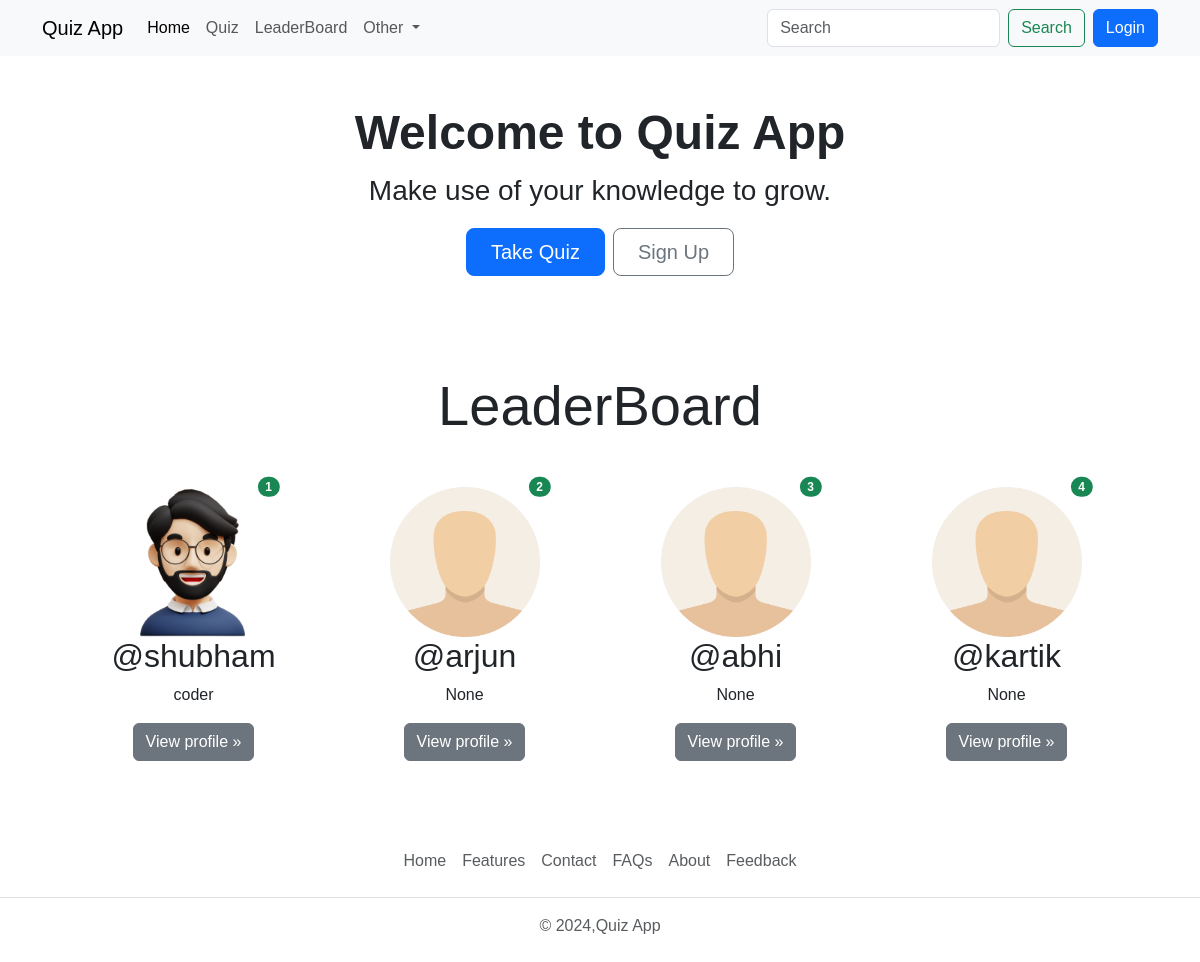
The page / on the database its author committed.
### quiz/models.py (models this page shows, shortened)
class UserRank(models.Model):
    user = models.OneToOneField(User,on_delete=models.CASCADE)
    rank = models.IntegerField(null=True,blank=True)
    total_score = models.IntegerField(null=True,blank=True)

### account/models.py (models this page shows, shortened)
class Profile(models.Model):
    user = models.OneToOneField(User, on_delete=models.CASCADE,null=True, verbose_name='User Object')
    bio = models.TextField(blank=True, null=True)
    profile_img = models.ImageField(upload_to='profile_images',default='user.png',blank=True,null=True, verbose_name='Profile Pic')
    location = models.CharField(max_length=100,null=True,blank=True)
    GENDER = (
        ('Male','Male'),
        ('Female','Female'),
        ('Other','Other'),
    )
    gender = models.CharField(max_length=6,choices=GENDER,blank=True,null=True)

### base/views.py (the view)
# urls.py: path('',views.home, name='home'),
def home(request):
    leaderboard_users = UserRank.objects.order_by('rank')[:4]
    if request.user.is_authenticated:
        user_object = User.objects.get(username=request.user)
        user_profile = Profile.objects.get(user=user_object)
        context={"user_profile":user_profile,"leaderboard_users":leaderboard_users}
    else:
        context = {"leaderboard_users":leaderboard_users}
    return render(request,'welcome.html',context)

### templates/welcome.html
{% extends "index.html" %}
{% load static %}
{% block content %}
<div class="container text-center my-5">
    <h1 class="display-5 fw-bold my-2">Welcome to Quiz App</h1>
    <p class="fs-3">Make use of your knowledge to grow.</p>
    <div class="d-inline-flex gap-2 mb-5">
      <a href="{% url 'all_quiz' %}" class="d-inline-flex align-items-center btn btn-primary btn-lg px-4" type="button">
        Take Quiz
      </a>
      {% if not request.user.is_authenticated %}
        <a href="{% url 'register' %}" class="btn btn-outline-secondary btn-lg px-4" type="button">
          Sign Up
        </a>
      {% endif %}
    </div>
  </div>
  <div class="container text-center">
    <h1 class="display-4 my-5">LeaderBoard</h1>
    <div class="row row-cols-sm-1 row-cols-md-2 row-cols-lg-3 row-cols-xl-4 mx-3">
      {% if leaderboard_users|length == 0 %}
      <div class="col-lg-4 position-relative mb-4">
        <h4 class="text-center text-danger">No user available on leaderboard</h4>
      </div>
      {% else %}
      {% for rank in leaderboard_users %}
      <div class="col-lg-4 position-relative mb-4">
        <img src="{{rank.user.profile.profile_img.url}}" alt="user_profile" width="150" height="150">
        <span class="position-absolute top-0 start-90 translate-middle badge rounded-pill bg-success">
          {{forloop.counter}}
        </span>
        <h2 class="fw-normal">@{{rank.user.username}}</h2>
        <p>{{rank.user.profile.bio|truncatewords:5}}</p>
        <p><a class="btn btn-secondary" href="{% url 'profile' rank.user.username %}">View profile »</a></p>
      </div>
      {% endfor %}
      {% endif %}
    </div>
  </div>
{% endblock content %}

### templates/index.html (shortened to what this page needs)
{% load static %}
<!DOCTYPE html>
<html>
  <head lang="en">
    <link href="https://cdn.jsdelivr.net/npm/bootstrap@5.3.3/dist/css/bootstrap.min.css" rel="stylesheet">
    <link rel="stylesheet" href="https://cdnjs.cloudflare.com/ajax/libs/bootstrap-icons/1.11.3/font/bootstrap-icons.min.css">
    <link rel="stylesheet" href="{% static 'css/style.css' %}">
  </head>
  <body>
    {% include "components/navbar.html" %}
      {% block content %}
      {% endblock content %}
    {% include "components/footer.html" %}
  </body>
</html>

### templates/components/navbar.html (shortened to what this page needs)
<nav class="navbar navbar-expand-lg bg-body-tertiary d-lg-block d-none">
    <div class="container">
        <a class="navbar-brand" href="{% url 'home' %}">Quiz App</a>
        <div class="collapse navbar-collapse" id="navbarScroll">
          <ul class="navbar-nav me-auto my-2 my-lg-0 navbar-nav-scroll" style="--bs-scroll-height: 100px;">
            <li class="nav-item">
              <a class="nav-link active" aria-current="page" href="{% url 'home' %}">Home</a>
            </li>
            <li class="nav-item">
              <a class="nav-link" href="{% url 'all_quiz' %}">Quiz</a>
            </li>
            <li class="nav-item">
              <a class="nav-link" href="{% url 'leaderboard' %}">LeaderBoard</a>
            </li>
            <li class="nav-item dropdown">
              <a class="nav-link dropdown-toggle" href="#" role="button" data-bs-toggle="dropdown" aria-expanded="false">
                Other
              </a>
            </li>
          </ul>
          <form class="d-flex" role="search">
            <input class="form-control me-2" type="search" placeholder="Search" aria-label="Search">
            <button class="btn btn-outline-success" type="submit">Search</button>
            {% if request.user.is_authenticated %}
            <a href="{% url 'profile' request.user.username %}" data-bs-toggle="tooltip" data-bs-placement="bottom" data-bs-title="@{{request.user.username}}" class="mx-2">
              <img src="{{user_profile.profile_img.url}}" class="rounded-circle" alt="profile_image" width="40" height="40">
            </a>
            <a href="{% url 'logout' %}" class="btn btn-primary">Logout</a>
            {% else %}
            <a href="{% url 'login' %}" class="btn btn-primary ms-2">Login</a>
            {% endif %}
          </form>
        </div>
    </div>
</nav>

### templates/components/footer.html
<footer class="py-3 my-4">
    <ul class="nav justify-content-center border-bottom pb-3 mb-3">
      <li class="nav-item"><a href="{% url 'home' %}" class="nav-link px-2 text-body-secondary">Home</a></li>
      <li class="nav-item"><a href="#" class="nav-link px-2 text-body-secondary">Features</a></li>
      <li class="nav-item"><a href="#" class="nav-link px-2 text-body-secondary">Contact</a></li>
      <li class="nav-item"><a href="#" class="nav-link px-2 text-body-secondary">FAQs</a></li>
      <li class="nav-item"><a href="#" class="nav-link px-2 text-body-secondary">About</a></li>
      <li class="nav-item"><a href="#" class="nav-link px-2 text-body-secondary">Feedback</a></li>
    </ul>
    <p class="text-center text-body-secondary">© 2024,Quiz App</p>
  </footer>

### static/css/style.css (style rules this page uses)
* { font-family: 'Trebuchet MS', 'Lucida Sans Unicode', 'Lucida Grande', 'Lucida Sans', Arial, sans-serif; }

### rows shown on the page
UserRank: user.profile.profile_img (picture), user.username "shubham", user.profile.bio "coder"
UserRank: user.profile.profile_img (placeholder picture), user.username "arjun", user.profile.bio "None"
UserRank: user.profile.profile_img (placeholder picture), user.username "abhi", user.profile.bio "None"
UserRank: user.profile.profile_img (placeholder picture), user.username "kartik", user.profile.bio "None"
